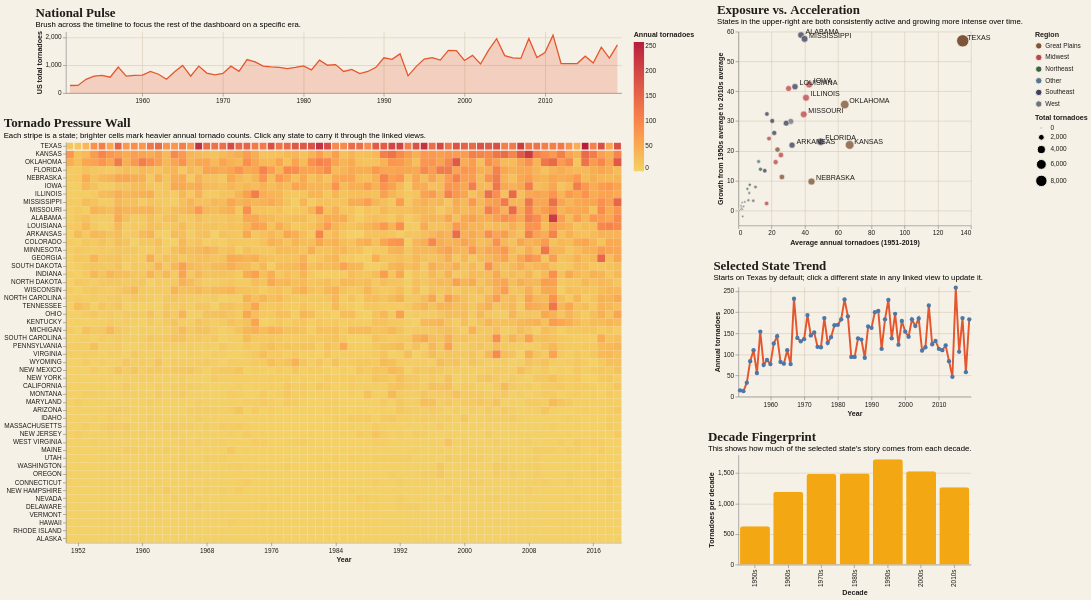

The notebook cell this image was saved under:
### Code cell
timeline = (
    alt.layer(
        alt.Chart(national)
        .mark_area(line={"color": accent, "strokeWidth": 2}, color=accent, opacity=0.22)
        .encode(
            x=alt.X(
                "year:Q",
                title=None,
                axis=alt.Axis(format="d", tickCount=8),
                scale=alt.Scale(domain=[1950.5, 2019.5], nice=False, zero=False),
            ),
            y=alt.Y("us_total:Q", title="US total tornadoes"),
            tooltip=[
                alt.Tooltip("year:Q", title="Year", format="d"),
                alt.Tooltip("us_total:Q", title="National total", format=".0f"),
            ],
        ),
        alt.Chart(national)
        .mark_rect(opacity=0, cursor="crosshair")
        .encode(
            x=alt.X(
                "year_start:Q",
                scale=alt.Scale(domain=[1950.5, 2019.5], nice=False, zero=False),
            ),
            x2="year_end:Q",
        )
        .add_params(year_window),
    )
    .properties(
        width=860,
        height=95,
        title=alt.TitleParams(
            text="National Pulse",
            subtitle="Brush across the timeline to focus the rest of the dashboard on a specific era.",
            anchor="start",
        ),
    )
)

heatmap = (
    alt.Chart(long)
    .transform_filter(year_window)
    .transform_filter("region_filter == 'All' || datum.region == region_filter")
    .mark_rect()
    .encode(
        x=alt.X(
            "year_start:Q",
            title="Year",
            axis=alt.Axis(format="d", tickCount=9, values=list(range(1952, 2020, 4))),
            scale=alt.Scale(domain=[1950.5, 2019.5], nice=False, zero=False),
        ),
        x2="year_end:Q",
        y=alt.Y("States:N", title=None, sort=state_order),
        color=alt.Color(
            "count:Q",
            title="Annual tornadoes",
            scale=alt.Scale(scheme="goldred"),
        ),
        stroke=alt.condition(picked_state, alt.value(paper), alt.value(None)),
        strokeWidth=alt.condition(picked_state, alt.value(1.6), alt.value(0)),
        tooltip=[
            alt.Tooltip("States:N", title="State"),
            alt.Tooltip("region:N", title="Region"),
            alt.Tooltip("year:Q", title="Year", format="d"),
            alt.Tooltip("count:Q", title="Tornadoes", format=".0f"),
        ],
    )
    .add_params(region_filter, picked_state)
    .properties(
        width=860,
        height=620,
        title=alt.TitleParams(
            text="Tornado Pressure Wall",
            subtitle="Each stripe is a state; brighter cells mark heavier annual tornado counts. Click any state to carry it through the linked views.",
            anchor="start",
        ),
    )
)

scatter = (
    alt.Chart(state_metrics)
    .transform_filter("region_filter == 'All' || datum.region == region_filter")
    .mark_circle(opacity=0.9, stroke=paper, strokeWidth=1.2)
    .encode(
        x=alt.X("avg_annual:Q", title="Average annual tornadoes (1951-2019)"),
        y=alt.Y("growth_delta:Q", title="Growth from 1950s average to 2010s average"),
        size=alt.Size("total_count:Q", title="Total tornadoes"),
        color=alt.Color("region:N", scale=alt.Scale(range=region_palette), title="Region"),
        tooltip=[
            alt.Tooltip("States:N", title="State"),
            alt.Tooltip("region:N", title="Region"),
            alt.Tooltip("avg_annual:Q", title="Avg annual", format=".1f"),
            alt.Tooltip("growth_delta:Q", title="1950s to 2010s change", format=".1f"),
            alt.Tooltip("volatility:Q", title="Volatility", format=".1f"),
            alt.Tooltip("total_count:Q", title="Total tornadoes", format=".0f"),
        ],
        opacity=alt.condition(picked_state, alt.value(1), alt.value(0.78)),
    )
    .add_params(picked_state)
    .properties(
        width=360,
        height=300,
        title=alt.TitleParams(
            text="Exposure vs. Acceleration",
            subtitle="States in the upper-right are both consistently active and growing more intense over time.",
            anchor="start",
        ),
    )
)

scatter_labels = (
    alt.Chart(state_metrics)
    .transform_filter("region_filter == 'All' || datum.region == region_filter")
    .transform_filter("datum.label != ''")
    .mark_text(align="left", dx=7, dy=-5, fontSize=11, color=ink)
    .encode(
        x="avg_annual:Q",
        y="growth_delta:Q",
        text="label:N",
    )
)

state_line = (
    alt.Chart(long)
    .transform_filter(picked_state)
    .mark_line(color=accent, strokeWidth=3, point=alt.OverlayMarkDef(size=45, filled=True))
    .encode(
        x=alt.X(
            "year:Q",
            title="Year",
            axis=alt.Axis(format="d", tickCount=8),
            scale=alt.Scale(domain=[1950.5, 2019.5], nice=False, zero=False),
        ),
        y=alt.Y("count:Q", title="Annual tornadoes"),
        tooltip=[
            alt.Tooltip("States:N", title="State"),
            alt.Tooltip("year:Q", title="Year", format="d"),
            alt.Tooltip("count:Q", title="Tornadoes", format=".0f"),
        ],
    )
    .transform_filter(year_window)
    .properties(
        width=360,
        height=170,
        title=alt.TitleParams(
            text="Selected State Trend",
            subtitle="Starts on Texas by default; click a different state in any linked view to update it.",
            anchor="start",
        ),
    )
)

state_decades = (
    alt.Chart(decade_ranks)
    .transform_filter(picked_state)
    .mark_bar(color=accent_soft, cornerRadiusTopLeft=4, cornerRadiusTopRight=4)
    .encode(
        x=alt.X("decade_label:N", title="Decade"),
        y=alt.Y("count:Q", title="Tornadoes per decade"),
        tooltip=[
            alt.Tooltip("States:N", title="State"),
            alt.Tooltip("decade_label:N", title="Decade"),
            alt.Tooltip("count:Q", title="Decade total", format=".0f"),
            alt.Tooltip("rank:Q", title="National rank", format=".0f"),
        ],
    )
    .properties(
        width=360,
        height=170,
        title=alt.TitleParams(
            text="Decade Fingerprint",
            subtitle="This shows how much of the selected state's story comes from each decade.",
            anchor="start",
        ),
    )
)

hero_dashboard = (
    ((timeline & heatmap) | ((scatter + scatter_labels) & state_line & state_decades))
    .resolve_scale(color="independent", size="independent")
    .configure(**base_config)
)

hero_dashboard

### Figure 1 — Vega-Lite specification as saved in the notebook (floating-point values rounded to 4 significant figures; data arrays with more than 128 entries replaced by an {"elided": "..."} marker saying what was removed)
{"config": {"view": {"continuousWidth": 300, "continuousHeight": 300, "stroke": null}, "axis": {"labelColor": "#1f1d1a", "titleColor": "#1f1d1a", "gridColor": "#d8ccb8", "labelFont": "Helvetica", "titleFont": "Helvetica"}, "background": "#f6f1e7", "legend": {"labelColor": "#1f1d1a", "titleColor": "#1f1d1a", "labelFont": "Helvetica", "titleFont": "Helvetica"}, "title": {"color": "#1f1d1a", "fontSize": 20, "font": "Georgia"}}, "hconcat": [{"vconcat": [{"layer": [{"mark": {"type": "area", "color": "#e4572e", "line": {"color": "#e4572e", "strokeWidth": 2}, "opacity": 0.22}, "encoding": {"tooltip": [{"field": "year", "format": "d", "title": "Year", "type": "quantitative"}, {"field": "us_total", "format": ".0f", "title": "National total", "type": "quantitative"}], "x": {"axis": {"format": "d", "tickCount": 8}, "field": "year", "scale": {"domain": [1950.0, 2020.0], "nice": false, "zero": false}, "title": null, "type": "quantitative"}, "y": {"field": "us_total", "title": "US total tornadoes", "type": "quantitative"}}}, {"mark": {"type": "rect", "cursor": "crosshair", "opacity": 0}, "encoding": {"x": {"field": "year_start", "scale": {"domain": [1950.0, 2020.0], "nice": false, "zero": false}, "type": "quantitative"}, "x2": {"field": "year_end"}}, "name": "view_6ca105555d776750_1"}], "data": {"name": "data-da1e003dc535fb0e151375b594829b7d"}, "height": 95, "title": {"text": "National Pulse", "anchor": "start", "subtitle": "Brush across the timeline to focus the rest of the dashboard on a specific era."}, "width": 860}, {"data": {"name": "data-79078f754de7e073ff0320ada7798482"}, "mark": {"type": "rect"}, "encoding": {"color": {"field": "count", "scale": {"scheme": "goldred"}, "title": "Annual tornadoes", "type": "quantitative"}, "stroke": {"condition": {"param": "picked_state", "value": "#f6f1e7", "empty": false}, "value": null}, "strokeWidth": {"condition": {"param": "picked_state", "value": 1.6, "empty": false}, "value": 0}, "tooltip": [{"field": "States", "title": "State", "type": "nominal"}, {"field": "region", "title": "Region", "type": "nominal"}, {"field": "year", "format": "d", "title": "Year", "type": "quantitative"}, {"field": "count", "format": ".0f", "title": "Tornadoes", "type": "quantitative"}], "x": {"axis": {"format": "d", "tickCount": 9, "values": [1952, 1956, 1960, 1964, 1968, 1972, 1976, 1980, 1984, 1988, 1992, 1996, 2000, 2004, 2008, 2012, 2016]}, "field": "year_start", "scale": {"domain": [1950.0, 2020.0], "nice": false, "zero": false}, "title": "Year", "type": "quantitative"}, "x2": {"field": "year_end"}, "y": {"field": "States", "sort": ["TEXAS", "KANSAS", "OKLAHOMA", "FLORIDA", "NEBRASKA", "IOWA", "ILLINOIS", "MISSISSIPPI", "MISSOURI", "ALABAMA", "LOUISIANA", "ARKANSAS", "COLORADO", "MINNESOTA", "GEORGIA", "SOUTH DAKOTA", "INDIANA", "NORTH DAKOTA", "WISCONSIN", "NORTH CAROLINA", "TENNESSEE", "OHIO", "KENTUCKY", "MICHIGAN", "SOUTH CAROLINA", "PENNSYLVANIA", "VIRGINIA", "WYOMING", "NEW MEXICO", "NEW YORK", "CALIFORNIA", "MONTANA", "MARYLAND", "ARIZONA", "IDAHO", "MASSACHUSETTS", "NEW JERSEY", "WEST VIRGINIA", "MAINE", "UTAH", "WASHINGTON", "OREGON", "CONNECTICUT", "NEW HAMPSHIRE", "NEVADA", "DELAWARE", "VERMONT", "HAWAII", "RHODE ISLAND", "ALASKA"], "title": null, "type": "nominal"}}, "height": 620, "name": "view_a9c0d3d6610ed5c4_1", "title": {"text": "Tornado Pressure Wall", "anchor": "start", "subtitle": "Each stripe is a state; brighter cells mark heavier annual tornado counts. Click any state to carry it through the linked views."}, "transform": [{"filter": {"param": "year_window"}}, {"filter": "region_filter == 'All' || datum.region == region_filter"}], "width": 860}]}, {"vconcat": [{"layer": [{"mark": {"type": "circle", "opacity": 0.9, "stroke": "#f6f1e7", "strokeWidth": 1.2}, "encoding": {"color": {"field": "region", "scale": {"range": ["#7f5539", "#bc4749", "#386641", "#577590", "#3d405b", "#6c757d"]}, "title": "Region", "type": "nominal"}, "opacity": {"condition": {"param": "picked_state", "value": 1, "empty": false}, "value": 0.78}, "size": {"field": "total_count", "title": "Total tornadoes", "type": "quantitative"}, "tooltip": [{"field": "States", "title": "State", "type": "nominal"}, {"field": "region", "title": "Region", "type": "nominal"}, {"field": "avg_annual", "format": ".1f", "title": "Avg annual", "type": "quantitative"}, {"field": "growth_delta", "format": ".1f", "title": "1950s to 2010s change", "type": "quantitative"}, {"field": "volatility", "format": ".1f", "title": "Volatility", "type": "quantitative"}, {"field": "total_count", "format": ".0f", "title": "Total tornadoes", "type": "quantitative"}], "x": {"field": "avg_annual", "title": "Average annual tornadoes (1951-2019)", "type": "quantitative"}, "y": {"field": "growth_delta", "title": "Growth from 1950s average to 2010s average", "type": "quantitative"}}, "name": "view_6e3abffb0b2ed3df_0", "title": {"text": "Exposure vs. Acceleration", "anchor": "start", "subtitle": "States in the upper-right are both consistently active and growing more intense over time."}, "transform": [{"filter": "region_filter == 'All' || datum.region == region_filter"}]}, {"mark": {"type": "text", "align": "left", "color": "#1f1d1a", "dx": 7, "dy": -5, "fontSize": 11}, "encoding": {"text": {"field": "label", "type": "nominal"}, "x": {"field": "avg_annual", "type": "quantitative"}, "y": {"field": "growth_delta", "type": "quantitative"}}, "transform": [{"filter": "region_filter == 'All' || datum.region == region_filter"}, {"filter": "datum.label != ''"}]}], "data": {"name": "data-df6b250e80ab7b9fbe90a63b21207c0e"}, "height": 300, "width": 360}, {"data": {"name": "data-79078f754de7e073ff0320ada7798482"}, "mark": {"type": "line", "color": "#e4572e", "point": {"filled": true, "size": 45}, "strokeWidth": 3}, "encoding": {"tooltip": [{"field": "States", "title": "State", "type": "nominal"}, {"field": "year", "format": "d", "title": "Year", "type": "quantitative"}, {"field": "count", "format": ".0f", "title": "Tornadoes", "type": "quantitative"}], "x": {"axis": {"format": "d", "tickCount": 8}, "field": "year", "scale": {"domain": [1950.0, 2020.0], "nice": false, "zero": false}, "title": "Year", "type": "quantitative"}, "y": {"field": "count", "title": "Annual tornadoes", "type": "quantitative"}}, "height": 170, "title": {"text": "Selected State Trend", "anchor": "start", "subtitle": "Starts on Texas by default; click a different state in any linked view to update it."}, "transform": [{"filter": {"param": "picked_state", "empty": false}}, {"filter": {"param": "year_window"}}], "width": 360}, {"data": {"name": "data-dc5926b2338b8f145d202b9a9656802d"}, "mark": {"type": "bar", "color": "#f3a712", "cornerRadiusTopLeft": 4, "cornerRadiusTopRight": 4}, "encoding": {"tooltip": [{"field": "States", "title": "State", "type": "nominal"}, {"field": "decade_label", "title": "Decade", "type": "nominal"}, {"field": "count", "format": ".0f", "title": "Decade total", "type": "quantitative"}, {"field": "rank", "format": ".0f", "title": "National rank", "type": "quantitative"}], "x": {"field": "decade_label", "title": "Decade", "type": "nominal"}, "y": {"field": "count", "title": "Tornadoes per decade", "type": "quantitative"}}, "height": 170, "title": {"text": "Decade Fingerprint", "anchor": "start", "subtitle": "This shows how much of the selected state's story comes from each decade."}, "transform": [{"filter": {"param": "picked_state", "empty": false}}], "width": 360}]}], "params": [{"name": "year_window", "select": {"type": "interval", "encodings": ["x"]}, "views": ["view_6ca105555d776750_1"]}, {"name": "region_filter", "bind": {"input": "select", "options": ["All", "Great Plains", "Southeast", "Midwest", "Northeast", "West", "Other"], "name": "Regional focus: "}, "value": "All"}, {"name": "picked_state", "select": {"type": "point", "fields": ["States"]}, "value": [{"States": "TEXAS"}], "views": ["view_a9c0d3d6610ed5c4_1", "view_6e3abffb0b2ed3df_0"]}], "resolve": {"scale": {"color": "independent", "size": "independent"}}, "$schema": "https://vega.github.io/schema/vega-lite/v6.1.0.json", "datasets": {"data-da1e003dc535fb0e151375b594829b7d": [{"year": 1951, "us_total": 269.0}, {"year": 1952, "us_total": 272.0}, {"year": 1953, "us_total": 492.0}, {"year": 1954, "us_total": 609.0}, {"year": 1955, "us_total": 632.0}, {"year": 1956, "us_total": 567.0}, {"year": 1957, "us_total": 930.0}, {"year": 1958, "us_total": 608.0}, {"year": 1959, "us_total": 630.0}, {"year": 1960, "us_total": 645.0}, {"year": 1961, "us_total": 772.0}, {"year": 1962, "us_total": 673.0}, {"year": 1963, "us_total": 493.0}, {"year": 1964, "us_total": 760.0}, {"year": 1965, "us_total": 990.0}, {"year": 1966, "us_total": 606.0}, {"year": 1967, "us_total": 966.0}, {"year": 1968, "us_total": 715.0}, {"year": 1969, "us_total": 650.0}, {"year": 1970, "us_total": 700.0}, {"year": 1971, "us_total": 963.0}, {"year": 1972, "us_total": 778.0}, {"year": 1973, "us_total": 1198.0}, {"year": 1974, "us_total": 1119.0}, {"year": 1975, "us_total": 962.0}, {"year": 1976, "us_total": 935.0}, {"year": 1977, "us_total": 922.0}, {"year": 1978, "us_total": 875.0}, {"year": 1979, "us_total": 918.0}, {"year": 1980, "us_total": 972.0}, {"year": 1981, "us_total": 830.0}, {"year": 1982, "us_total": 1180.0}, {"year": 1983, "us_total": 995.0}, {"year": 1984, "us_total": 1020.0}, {"year": 1985, "us_total": 773.0}, {"year": 1986, "us_total": 849.0}, {"year": 1987, "us_total": 695.0}, {"year": 1988, "us_total": 773.0}, {"year": 1989, "us_total": 921.0}, {"year": 1990, "us_total": 1264.0}, {"year": 1991, "us_total": 1208.0}, {"year": 1992, "us_total": 1404.0}, {"year": 1993, "us_total": 616.0}, {"year": 1994, "us_total": 947.0}, {"year": 1995, "us_total": 1216.0}, {"year": 1996, "us_total": 1267.0}, {"year": 1997, "us_total": 1180.0}, {"year": 1998, "us_total": 1529.0}, {"year": 1999, "us_total": 1517.0}, {"year": 2000, "us_total": 1167.0}, {"year": 2001, "us_total": 1349.0}, {"year": 2002, "us_total": 1039.0}, {"year": 2003, "us_total": 1535.0}, {"year": 2004, "us_total": 1946.0}, {"year": 2005, "us_total": 1342.0}, {"year": 2006, "us_total": 1262.0}, {"year": 2007, "us_total": 1240.0}, {"year": 2008, "us_total": 1954.0}, {"year": 2009, "us_total": 1272.0}, {"year": 2010, "us_total": 1449.0}, {"year": 2011, "us_total": 2073.0}, {"year": 2012, "us_total": 1057.0}, {"year": 2013, "us_total": 1052.0}, {"year": 2014, "us_total": 1055.0}, {"year": 2015, "us_total": 1320.0}, {"year": 2016, "us_total": 1078.0}, {"year": 2017, "us_total": 1644.0}, {"year": 2018, "us_total": 1254.0}, {"year": 2019, "us_total": 1725.0}], "data-79078f754de7e073ff0320ada7798482": {"elided": "3450 records"}, "data-df6b250e80ab7b9fbe90a63b21207c0e": [{"States": "ALABAMA", "region": "Southeast", "total_count": 2602.0, "avg_annual": 37.71, "volatility": 32.62, "peak_year": 217.0, "1950s": 16.44, "2010s": 75.3, "growth_delta": 58.86, "label": "ALABAMA"}, {"States": "ALASKA", "region": "Other", "total_count": 3.0, "avg_annual": 0.04348, "volatility": 0.2676, "peak_year": 2.0, "1950s": 0.0, "2010s": 0.0, "growth_delta": 0.0, "label": ""}, {"States": "ARIZONA", "region": "West", "total_count": 267.0, "avg_annual": 3.87, "volatility": 3.476, "peak_year": 17.0, "1950s": 2.0, "2010s": 4.9, "growth_delta": 2.9, "label": ""}, {"States": "ARKANSAS", "region": "Southeast", "total_count": 2229.0, "avg_annual": 32.3, "volatility": 26.85, "peak_year": 140.0, "1950s": 18.67, "2010s": 40.6, "growth_delta": 21.93, "label": "ARKANSAS"}, {"States": "CALIFORNIA", "region": "West", "total_count": 453.0, "avg_annual": 6.565, "volatility": 6.115, "peak_year": 30.0, "1950s": 2.444, "2010s": 8.3, "growth_delta": 5.856, "label": ""}, {"States": "COLORADO", "region": "West", "total_count": 2176.0, "avg_annual": 31.54, "volatility": 21.46, "peak_year": 98.0, "1950s": 12.0, "2010s": 41.9, "growth_delta": 29.9, "label": ""}, {"States": "CONNECTICUT", "region": "Northeast", "total_count": 108.0, "avg_annual": 1.565, "volatility": 1.882, "peak_year": 9.0, "1950s": 1.667, "2010s": 2.3, "growth_delta": 0.6333, "label": ""}, {"States": "DELAWARE", "region": "Northeast", "total_count": 66.0, "avg_annual": 0.9565, "volatility": 1.408, "peak_year": 6.0, "1950s": 0.5556, "2010s": 0.8, "growth_delta": 0.2444, "label": ""}, {"States": "FLORIDA", "region": "Southeast", "total_count": 3419.0, "avg_annual": 49.55, "volatility": 26.22, "peak_year": 116.0, "1950s": 15.22, "2010s": 38.3, "growth_delta": 23.08, "label": "FLORIDA"}, {"States": "GEORGIA", "region": "Southeast", "total_count": 1985.0, "avg_annual": 28.77, "volatility": 22.19, "peak_year": 147.0, "1950s": 15.89, "2010s": 45.2, "growth_delta": 29.31, "label": ""}, {"States": "HAWAII", "region": "Other", "total_count": 42.0, "avg_annual": 0.6087, "volatility": 0.9734, "peak_year": 5.0, "1950s": 0.3333, "2010s": 0.3, "growth_delta": -0.03333, "label": ""}, {"States": "IDAHO", "region": "West", "total_count": 216.0, "avg_annual": 3.13, "volatility": 3.087, "peak_year": 14.0, "1950s": 1.444, "2010s": 2.8, "growth_delta": 1.356, "label": ""}, {"States": "ILLINOIS", "region": "Midwest", "total_count": 2810.0, "avg_annual": 40.72, "volatility": 29.78, "peak_year": 144.0, "1950s": 21.78, "2010s": 59.6, "growth_delta": 37.82, "label": "ILLINOIS"}, {"States": "INDIANA", "region": "Midwest", "total_count": 1767.0, "avg_annual": 25.61, "volatility": 16.86, "peak_year": 85.0, "1950s": 18.67, "2010s": 37.3, "growth_delta": 18.63, "label": ""}, {"States": "IOWA", "region": "Midwest", "total_count": 2941.0, "avg_annual": 42.62, "volatility": 26.54, "peak_year": 124.0, "1950s": 15.0, "2010s": 57.3, "growth_delta": 42.3, "label": "IOWA"}, {"States": "KANSAS", "region": "Great Plains", "total_count": 4623.0, "avg_annual": 67.0, "volatility": 39.42, "peak_year": 218.0, "1950s": 61.89, "2010s": 83.9, "growth_delta": 22.01, "label": "KANSAS"}, {"States": "KENTUCKY", "region": "Southeast", "total_count": 1185.0, "avg_annual": 17.17, "volatility": 15.05, "peak_year": 70.0, "1950s": 4.0, "2010s": 36.4, "growth_delta": 32.4, "label": ""}, {"States": "LOUISIANA", "region": "Southeast", "total_count": 2351.0, "avg_annual": 34.07, "volatility": 24.55, "peak_year": 103.0, "1950s": 13.67, "2010s": 55.2, "growth_delta": 41.53, "label": "LOUISIANA"}, {"States": "MAINE", "region": "Northeast", "total_count": 138.0, "avg_annual": 2.0, "volatility": 2.243, "peak_year": 11.0, "1950s": 2.222, "2010s": 2.9, "growth_delta": 0.6778, "label": ""}, {"States": "MARYLAND", "region": "Northeast", "total_count": 373.0, "avg_annual": 5.406, "volatility": 6.16, "peak_year": 29.0, "1950s": 1.333, "2010s": 8.6, "growth_delta": 7.267, "label": ""}, {"States": "MASSACHUSETTS", "region": "Northeast", "total_count": 181.0, "avg_annual": 2.623, "volatility": 2.808, "peak_year": 12.0, "1950s": 4.556, "2010s": 2.6, "growth_delta": -1.956, "label": ""}, {"States": "MICHIGAN", "region": "Midwest", "total_count": 1173.0, "avg_annual": 17.0, "volatility": 10.34, "peak_year": 43.0, "1950s": 12.11, "2010s": 14.5, "growth_delta": 2.389, "label": ""}, {"States": "MINNESOTA", "region": "Midwest", "total_count": 2085.0, "avg_annual": 30.22, "volatility": 21.36, "peak_year": 126.0, "1950s": 10.78, "2010s": 51.7, "growth_delta": 40.92, "label": ""}, {"States": "MISSISSIPPI", "region": "Southeast", "total_count": 2750.0, "avg_annual": 39.86, "volatility": 29.96, "peak_year": 147.0, "1950s": 17.22, "2010s": 74.8, "growth_delta": 57.58, "label": "MISSISSIPPI"}, {"States": "MISSOURI", "region": "Midwest", "total_count": 2715.0, "avg_annual": 39.35, "volatility": 27.86, "peak_year": 143.0, "1950s": 27.33, "2010s": 59.6, "growth_delta": 32.27, "label": "MISSOURI"}, {"States": "MONTANA", "region": "West", "total_count": 415.0, "avg_annual": 6.014, "volatility": 5.332, "peak_year": 30.0, "1950s": 2.444, "2010s": 5.9, "growth_delta": 3.456, "label": ""}, {"States": "NEBRASKA", "region": "Great Plains", "total_count": 3037.0, "avg_annual": 44.01, "volatility": 23.16, "peak_year": 116.0, "1950s": 34.78, "2010s": 44.5, "growth_delta": 9.722, "label": "NEBRASKA"}, {"States": "NEVADA", "region": "West", "total_count": 94.0, "avg_annual": 1.362, "volatility": 1.774, "peak_year": 8.0, "1950s": 0.0, "2010s": 1.7, "growth_delta": 1.7, "label": ""}, {"States": "NEW HAMPSHIRE", "region": "Northeast", "total_count": 105.0, "avg_annual": 1.522, "volatility": 1.876, "peak_year": 9.0, "1950s": 1.0, "2010s": 1.4, "growth_delta": 0.4, "label": ""}, {"States": "NEW JERSEY", "region": "Northeast", "total_count": 164.0, "avg_annual": 2.377, "volatility": 2.981, "peak_year": 17.0, "1950s": 1.667, "2010s": 2.0, "growth_delta": 0.3333, "label": ""}, {"States": "NEW MEXICO", "region": "West", "total_count": 619.0, "avg_annual": 8.971, "volatility": 6.311, "peak_year": 31.0, "1950s": 6.111, "2010s": 9.4, "growth_delta": 3.289, "label": ""}, {"States": "NEW YORK", "region": "Northeast", "total_count": 473.0, "avg_annual": 6.855, "volatility": 5.699, "peak_year": 25.0, "1950s": 1.333, "2010s": 10.0, "growth_delta": 8.667, "label": ""}, {"States": "NORTH CAROLINA", "region": "Southeast", "total_count": 1490.0, "avg_annual": 21.59, "volatility": 17.69, "peak_year": 82.0, "1950s": 7.667, "2010s": 33.7, "growth_delta": 26.03, "label": ""}, {"States": "NORTH DAKOTA", "region": "Great Plains", "total_count": 1625.0, "avg_annual": 23.55, "volatility": 15.32, "peak_year": 66.0, "1950s": 9.556, "2010s": 30.0, "growth_delta": 20.44, "label": ""}, {"States": "OHIO", "region": "Midwest", "total_count": 1273.0, "avg_annual": 18.45, "volatility": 14.33, "peak_year": 63.0, "1950s": 7.556, "2010s": 31.7, "growth_delta": 24.14, "label": ""}, {"States": "OKLAHOMA", "region": "Great Plains", "total_count": 4418.0, "avg_annual": 64.03, "volatility": 34.39, "peak_year": 171.0, "1950s": 61.56, "2010s": 97.1, "growth_delta": 35.54, "label": "OKLAHOMA"}, {"States": "OREGON", "region": "West", "total_count": 120.0, "avg_annual": 1.739, "volatility": 2.201, "peak_year": 14.0, "1950s": 0.4444, "2010s": 2.1, "growth_delta": 1.656, "label": ""}, {"States": "PENNSYLVANIA", "region": "Northeast", "total_count": 919.0, "avg_annual": 13.32, "volatility": 11.7, "peak_year": 62.0, "1950s": 6.444, "2010s": 20.3, "growth_delta": 13.86, "label": ""}, {"States": "RHODE ISLAND", "region": "Northeast", "total_count": 13.0, "avg_annual": 0.1884, "volatility": 0.4933, "peak_year": 3.0, "1950s": 0.0, "2010s": 0.3, "growth_delta": 0.3, "label": ""}, {"States": "SOUTH CAROLINA", "region": "Southeast", "total_count": 1097.0, "avg_annual": 15.9, "volatility": 15.31, "peak_year": 89.0, "1950s": 4.444, "2010s": 17.8, "growth_delta": 13.36, "label": ""}, {"States": "SOUTH DAKOTA", "region": "Great Plains", "total_count": 1809.0, "avg_annual": 26.22, "volatility": 15.51, "peak_year": 86.0, "1950s": 10.33, "2010s": 21.6, "growth_delta": 11.27, "label": ""}, {"States": "TENNESSEE", "region": "Southeast", "total_count": 1406.0, "avg_annual": 20.38, "volatility": 19.0, "peak_year": 125.0, "1950s": 10.44, "2010s": 40.5, "growth_delta": 30.06, "label": ""}, {"States": "TEXAS", "region": "Great Plains", "total_count": 9320.0, "avg_annual": 135.1, "volatility": 52.56, "peak_year": 258.0, "1950s": 69.67, "2010s": 126.6, "growth_delta": 56.93, "label": "TEXAS"}, {"States": "UTAH", "region": "West", "total_count": 133.0, "avg_annual": 1.928, "volatility": 1.904, "peak_year": 7.0, "1950s": 0.7778, "2010s": 1.4, "growth_delta": 0.6222, "label": ""}, {"States": "VERMONT", "region": "Northeast", "total_count": 46.0, "avg_annual": 0.6667, "volatility": 0.9651, "peak_year": 5.0, "1950s": 0.5556, "2010s": 0.5, "growth_delta": -0.05556, "label": ""}, {"States": "VIRGINIA", "region": "Other", "total_count": 841.0, "avg_annual": 12.19, "volatility": 14.8, "peak_year": 94.0, "1950s": 4.556, "2010s": 21.0, "growth_delta": 16.44, "label": ""}, {"States": "WASHINGTON", "region": "West", "total_count": 125.0, "avg_annual": 1.812, "volatility": 2.211, "peak_year": 14.0, "1950s": 0.7778, "2010s": 2.0, "growth_delta": 1.222, "label": ""}, {"States": "WEST VIRGINIA", "region": "Other", "total_count": 158.0, "avg_annual": 2.29, "volatility": 2.787, "peak_year": 17.0, "1950s": 0.7778, "2010s": 3.5, "growth_delta": 2.722, "label": ""}, {"States": "WISCONSIN", "region": "Midwest", "total_count": 1549.0, "avg_annual": 22.45, "volatility": 13.12, "peak_year": 70.0, "1950s": 12.44, "2010s": 28.7, "growth_delta": 16.26, "label": ""}, {"States": "WYOMING", "region": "West", "total_count": 711.0, "avg_annual": 10.3, "volatility": 7.967, "peak_year": 42.0, "1950s": 4.0, "2010s": 11.9, "growth_delta": 7.9, "label": ""}], "data-dc5926b2338b8f145d202b9a9656802d": {"elided": "350 records"}}}
